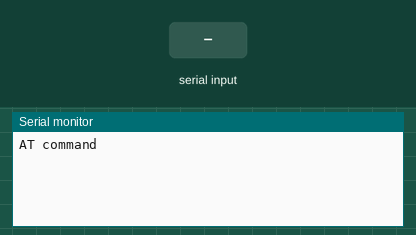
The sketch below on a simulated Arduino Mega 2560, built with avr-gcc and run on an emulated ATmega2560. On the bench: the last lines printed to the serial monitor. The test bench sets the inputs (shaded band).

Above: at 1.2 s.
1.3 s: "1" received over the second serial link
At 2.1 s:
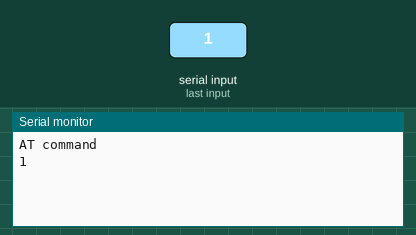
2.8 s: "0" received over the second serial link
At 3.3 s:
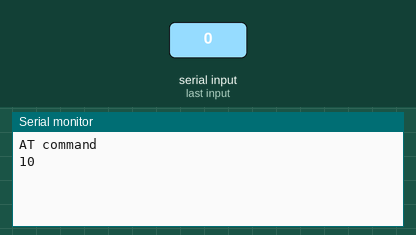

Measured:
- after the input at 1.3 s, the serial monitor: prints a new line at once (image 1)
- after the input at 2.8 s, the serial monitor: prints a new line at once (image 2)

The sketch:

sketch_may29a.ino
```cpp
#include <SoftwareSerial.h>

void setup() {
  Serial.begin(9600);
  Serial1.begin(9600);
  Serial.println("AT command");
}

void loop() {
  if(Serial1.available()){
    Serial.write(Serial1.read());
  }

  if(Serial.available()){
    Serial1.write(Serial.read());
  }
//  Serial1.write("hello");

}
```
